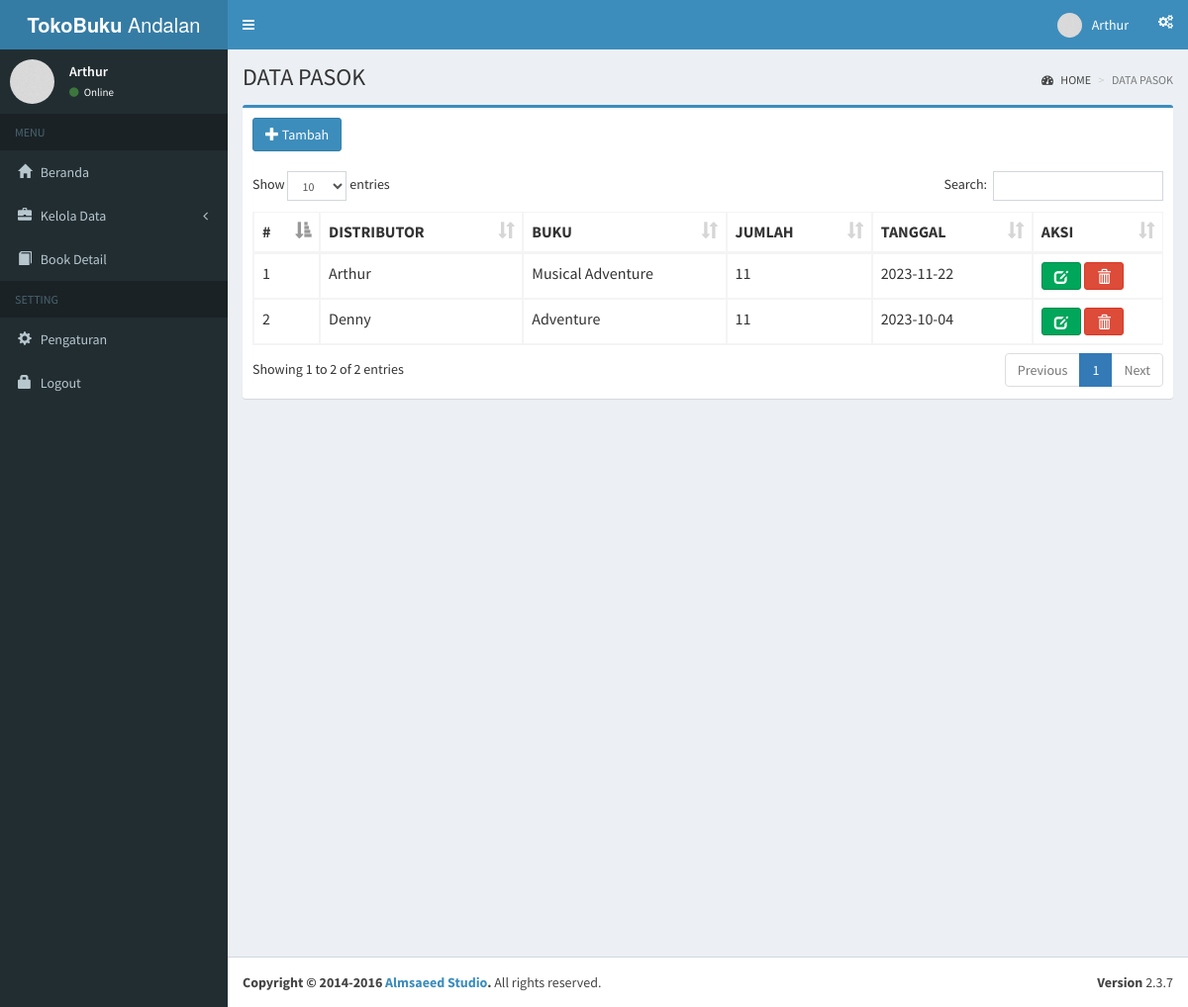
The page /index.php?page=data_pasok (signed in) on the database its author committed.
### tables this page shows
CREATE TABLE `pasok` (
  `id_pasok` int(11) NOT NULL,
  `id_distributor` int(11) NOT NULL,
  `id_buku` int(11) NOT NULL,
  `jumlah` int(20) NOT NULL,
  `tanggal` date NOT NULL
);

CREATE TABLE `distributor` (
  `id_distributor` int(11) NOT NULL,
  `nama_distributor` varchar(11) NOT NULL,
  `alamat` text NOT NULL,
  `telepon` varchar(25) NOT NULL
);

CREATE TABLE `buku` (
  `id_buku` int(11) NOT NULL,
  `judul` varchar(255) DEFAULT NULL,
  `noisbn` int(50) DEFAULT NULL,
  `penulis` varchar(255) DEFAULT NULL,
  `penerbit` varchar(255) DEFAULT NULL,
  `tahun` int(11) DEFAULT NULL,
  `stok` int(50) DEFAULT NULL,
  `harga_pokok` int(255) DEFAULT NULL,
  `harga_jual` int(255) DEFAULT NULL,
  `gambar` varchar(50) NOT NULL
);

### pages/pasok/data_pasok.php (the view, shortened to what this page needs)
<div class="content-wrapper">
  <section class="content-header">
    <h1>
      DATA PASOK
    </h1>
    <ol class="breadcrumb">
      <li><a href="index.php"><i class="fa fa-dashboard"></i> HOME</a></li>
      <li class="active">DATA PASOK</li>
    </ol>
  </section>
  <section class="content">
    <div class="row">
      <div class="col-xs-12">
        <div class="box box-primary">
          <div class="box-header">
            <a href="index.php?page=tambah_pasok" class="btn btn-primary" role="button" title="Tambah Data"><i class="glyphicon glyphicon-plus"></i> Tambah</a>
          </div>
          <div class="box-body table-responsive">
            <table id="pasok" class="table table-bordered table-hover">
              <thead>
                <tr>
                  <th>#</th>
                  <th>DISTRIBUTOR</th>
                  <th>BUKU</th>
                  <th>JUMLAH</th>
                  <th>TANGGAL</th>
                  <th>AKSI</th>
                </tr>
              </thead>
              <tbody>
                <?php
                include "conf/koneksi.php";
                $no = 0;
                $query = mysqli_query($koneksi, "SELECT pasok.*, distributor.*, buku.* FROM pasok
                INNER JOIN distributor ON pasok.id_distributor = distributor.id_distributor
                INNER JOIN buku ON pasok.id_buku = buku.id_buku order by pasok.id_pasok DESc")
                  or die(mysqli_error($koneksi));
                while ($row = mysqli_fetch_array($query)) {
                ?>
                  <tr>
                    <td><?php echo $no = $no + 1; ?></td>
                    <td><?php echo $row['nama_distributor']; ?></td>
                    <td><?php echo $row['judul']; ?></td>
                    <td><?php echo $row['jumlah']; ?></td>
                    <td><?php echo $row['tanggal']; ?></td>
                    <td>
                      <a href="index.php?page=ubah_pasok&id=<?= $row['id_pasok']; ?>" class="btn btn-success" role="button" title="Ubah Data"><i class="glyphicon glyphicon-edit"></i></a>
                      <a href="javascript:void(0);" class="btn btn-danger" role="button" title="Hapus Data" onclick="hapusPasok(<?= $row['id_pasok']; ?>);"><i class="glyphicon glyphicon-trash"></i></a>
                    </td>
                  </tr>
                <?php } ?>
              </tbody>
            </table>
          </div>
        </div>
      </div>
    </div>
  </section>
</div>

### rows shown on the page
pasok: id_distributor.nama_distributor "Arthur", id_buku.judul "Musical Adventure", jumlah "11", tanggal "2023-11-22"
pasok: no "2", id_distributor.nama_distributor "Denny", id_buku.judul "Adventure", jumlah "11", tanggal "2023-10-04"
